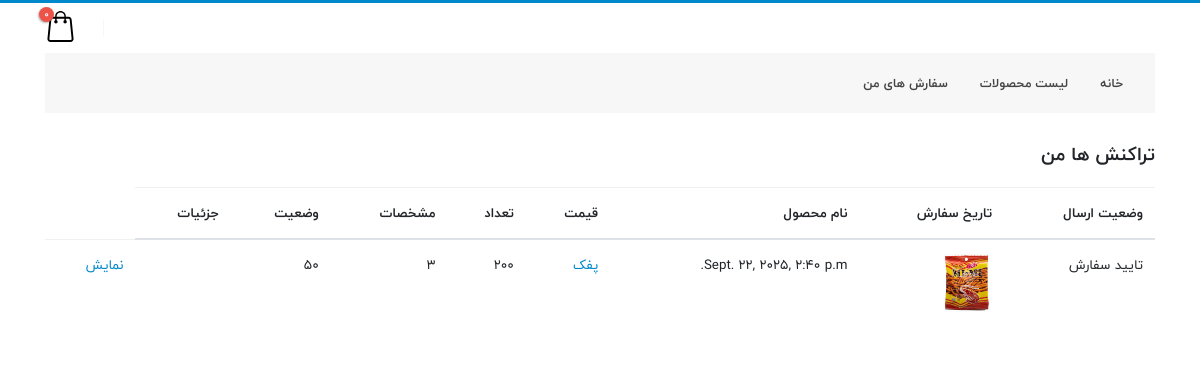
Page /orders/orders-list/ (signed in) on the committed database.
### orders/models.py (models this page shows, shortened)
class Orders(models.Model):
    class Status(models.TextChoices):
        review = 'در صف برسی', 'در صف برسی'
        confirmation = 'تایید سفارش', 'تایید سفارش'
        received = 'دریافت از فروشنده', 'دریافت از فروشنده'
        preparation = 'اماده سازی سفارش' , 'اماده سازی سفارش'
        delivery_to_the_post = 'تحویل به پست' , 'تحویل به پست'
        delivery_of_the_customer = 'تحویل مرسوله به مشتری' , 'تحویل مرسوله به مشتری'
        refund = 'عودت هزینه به علت عدم موجودی', 'عودت هزینه به علت عدم موجودی'
    buyer = models.ForeignKey(ShopUser, on_delete=models.SET_NULL, related_name='orders', null=True)
    first_name = models.CharField(max_length=50)
    last_name = models.CharField(max_length=50)
    address = models.CharField(max_length=250)
    city = models.CharField(max_length=100)
    postal_code = models.CharField(max_length=10)
    phone = models.CharField(max_length=11)
    province = models.CharField(max_length=100)
    created = models.DateTimeField(auto_now_add=True)
    updated = models.DateTimeField(auto_now=True)
    paid = models.BooleanField(default=False)
    status = models.CharField(max_length=200, choices=Status.choices, default=Status.review)
    class Meta:
        ordering = ['-created']
        indexes = [
            models.Index(fields=['-created']),
        ]

class OrderItem(models.Model):
    order = models.ForeignKey(Orders, on_delete=models.CASCADE, related_name='items')
    product = models.ForeignKey(Product, on_delete=models.CASCADE, related_name='order_items')
    price = models.PositiveIntegerField(default=0)
    quantity = models.PositiveIntegerField(default=1)
    weight = models.PositiveIntegerField(default=0)

### shop/models.py (models this page shows, shortened)
class Product(models.Model):
    name = models.CharField(max_length=200)
    slug = models.SlugField(max_length=200, unique=True)
    category = models.ForeignKey(Category, on_delete=models.CASCADE, related_name='products')
    description = models.TextField(max_length=500)
    inventory = models.PositiveIntegerField(default=0)
    price = models.PositiveIntegerField(default=0)
    weight = models.PositiveIntegerField(default=0)
    off = models.PositiveIntegerField(default=0)
    new_price = models.PositiveIntegerField(default=0)
    created = models.DateTimeField(auto_now_add=True)
    updated = models.DateTimeField(auto_now=True)
    class Meta:
        ordering = ['-created']
        indexes = [
            models.Index(fields=['id', 'slug']),
            models.Index(fields=['name']),
            models.Index(fields=['-created'])
        ]
    def get_absolute_url(self):
        return reverse('shop:product_detail' ,args=[self.id, self.slug])
    def __str__(self):
        return self.name

class Imag(models.Model):
    product = models.ForeignKey(Product, on_delete=models.CASCADE, related_name='images')
    file = models.ImageField(upload_to='post_images/%Y/%m/%d/', blank=True, null=True)
    title = models.CharField(max_length=200, blank=True, null=True)
    description = models.TextField(blank=True, null=True)
    created = models.DateTimeField(auto_now_add=True)
    class Meta:
        ordering = ['-created']
        indexes = [
            models.Index(fields=['-created'])
        ]

### orders/views.py (the view)
# urls.py: path('orders-list/', views.orders_list, name='orders-list'),
@login_required
def orders_list(request):
    try:
        user = request.user
        orders = Orders.objects.filter(buyer=user)
        return render(request, 'orders-list.html', {'orders': orders})
    except:
        return render(request, 'orders-list.html', )

### cart/cart.py (called while the page is built)
    def get_total_price(self):
        product_ids = self.cart.keys()
        products = Product.objects.filter(id__in=product_ids)
        cart_dict = self.cart.copy()
        for product in products:
            cart_dict[str(product.id)]['product'] = product
        price = sum(item['product'].new_price * item['quantity'] for item in cart_dict.values())
        return price

    def __len__(self):
        return sum(item['quantity'] for item in self.cart.values())

### cart/context_processors.py (called while the page is built)
def cart(request):
    return {'cart': Cart(request)}

### orders/templates/orders-list.html (shortened to what this page needs)
<!DOCTYPE html>
<html dir="rtl" lang="fa">
{% extends 'parent/base.html' %}
{% load static %}
{% block content %}
		<div class="body">
			<div role="main" class="main">
				<div class="container py-2">
					<div class="row">
						<div class="col">
							<div class="row">
								<div class="col pb-3">
									<h4>تراکنش ها من</h4>
									<table class="table">
										<thead>
											<tr>
                                                <th>
                                                    وضعیت ارسال
                                                </th>
												<th>
                                                    تاریخ سفارش
												</th>
												<th>
                                                    نام محصول
												</th>
												<th>
                                                    قیمت
                                                </th>
                                                <th>
                                                    تعداد
                                                </th>
                                                <th>
                                                    مشخصات
                                                </th>
                                                <th>
                                                    وضعیت
                                                </th>
                                                <th>
                                                    جزئیات
                                                </th>
											</tr>
										</thead>
										<tbody>
                                        {% for order in orders %}
											<tr>
                                                <td>{{ order.status }}</td>
												<td><a href="{{ order.items.first.product.get_absolute_url }}"><img src="{{ order.items.first.product.images.first.file.url }}" width="50" height="60" alt="product picture"></a></td>
												<td>
													{{ order.created }}
												</td>
                                                <td><a href="{% url 'orders:order-detail' order.id %}">{{ order.items.first.product }}</a></td>
												<td>{{ order.items.first.price }}</td>
                                                <td>{{ order.items.first.quantity }}</td>
                                                <td>{{ order.items.first.weight }}</td>
                                                {% if order.paid %}
                                                <td><i class="fa fa-check text-success"></i></td>
                                                {% else %}
                                                <td><i class="fa fa-stop-circle text-danger"></i></td>
                                                {% endif %}
                                                <td><a href="{% url 'orders:order-detail' order.id %}" class="check-btn sqr-btn ">نمایش</a></td>
											</tr>
                                        {% endfor %}
										</tbody>
									</table>
								</div>
							</div>
						</div>
					</div>
				</div>
			</div>
		</div>
{% endblock %}

### rows in the picture
Orders: status "تایید سفارش", items.first.product.images.first.file (picture), created "Sept. 22, 2025, 2:40 p.m.", items.first.product "پفک", items.first.price "200", items.first.quantity "3", items.first.weight "50", paid True (drawn)

### other values in the picture
{{ item_count }} "0"
